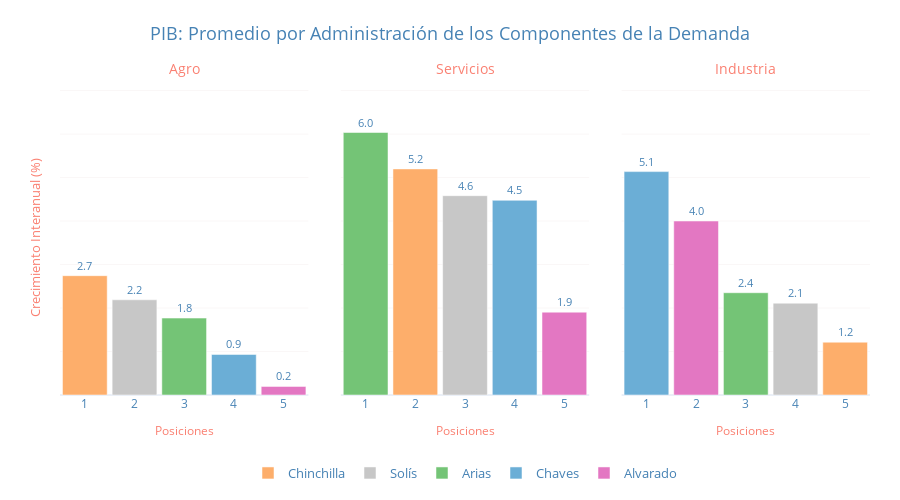

The cell this chart's notebook holds for it:
### Code cell
df = ob_pibv.oferta.get_sectores()
df.columns = df.columns.str.replace('_TC', '')
df.rename(columns={'Industria_Ampliada': 'Industria'}, inplace = True)
df = year_on_year_changes(df, q = 4)
df = tag_politics(df).drop(['President', 'Party', 'Term'], axis = 1)


components = ['Agro', 'Servicios', 'Industria']
means = df.groupby("Label")[components].mean()
to_remove = ["Calderón", "Pacheco", "Rodríguez", "Olsen"]
means = means.drop(index=to_remove, errors="ignore")
fig = plot_bar_subplots_by_administration(df = means, variables = components, colors = presidential_colors, title = "PIB: Promedio por Administración de los Componentes de la Demanda", y_title = "Crecimiento Interanual (%)")
fig.show()

g(means.loc[['Chaves', 'Alvarado', 'Solís', 'Chinchilla', 'Arias']])

### Figure 1 — Plotly figure (JSON) as saved in the notebook; plotly's stock layout.template omitted (floating-point values rounded to 4 significant figures)
{"data": [{"hovertemplate": "<b>Chinchilla</b><br>Agro: 2.74<br>Posición: 1<extra></extra>", "legendgroup": "Chinchilla", "marker": {"color": "#fdae6b"}, "name": "Chinchilla", "showlegend": true, "text": ["2.7"], "textfont": {"color": "steelblue", "size": 11}, "textposition": "outside", "type": "bar", "x": ["1"], "xaxis": "x", "y": [2.744], "yaxis": "y"}, {"hovertemplate": "<b>Solís</b><br>Agro: 2.19<br>Posición: 2<extra></extra>", "legendgroup": "Solís", "marker": {"color": "#c7c7c7"}, "name": "Solís", "showlegend": true, "text": ["2.2"], "textfont": {"color": "steelblue", "size": 11}, "textposition": "outside", "type": "bar", "x": ["2"], "xaxis": "x", "y": [2.19], "yaxis": "y"}, {"hovertemplate": "<b>Arias</b><br>Agro: 1.77<br>Posición: 3<extra></extra>", "legendgroup": "Arias", "marker": {"color": "#74c476"}, "name": "Arias", "showlegend": true, "text": ["1.8"], "textfont": {"color": "steelblue", "size": 11}, "textposition": "outside", "type": "bar", "x": ["3"], "xaxis": "x", "y": [1.769], "yaxis": "y"}, {"hovertemplate": "<b>Chaves</b><br>Agro: 0.93<br>Posición: 4<extra></extra>", "legendgroup": "Chaves", "marker": {"color": "#6baed6"}, "name": "Chaves", "showlegend": true, "text": ["0.9"], "textfont": {"color": "steelblue", "size": 11}, "textposition": "outside", "type": "bar", "x": ["4"], "xaxis": "x", "y": [0.9326], "yaxis": "y"}, {"hovertemplate": "<b>Alvarado</b><br>Agro: 0.20<br>Posición: 5<extra></extra>", "legendgroup": "Alvarado", "marker": {"color": "#e377c2"}, "name": "Alvarado", "showlegend": true, "text": ["0.2"], "textfont": {"color": "steelblue", "size": 11}, "textposition": "outside", "type": "bar", "x": ["5"], "xaxis": "x", "y": [0.1974], "yaxis": "y"}, {"hovertemplate": "<b>Arias</b><br>Servicios: 6.04<br>Posición: 1<extra></extra>", "legendgroup": "Arias", "marker": {"color": "#74c476"}, "name": "Arias", "showlegend": false, "text": ["6.0"], "textfont": {"color": "steelblue", "size": 11}, "textposition": "outside", "type": "bar", "x": ["1"], "xaxis": "x2", "y": [6.036], "yaxis": "y2"}, {"hovertemplate": "<b>Chinchilla</b><br>Servicios: 5.20<br>Posición: 2<extra></extra>", "legendgroup": "Chinchilla", "marker": {"color": "#fdae6b"}, "name": "Chinchilla", "showlegend": false, "text": ["5.2"], "textfont": {"color": "steelblue", "size": 11}, "textposition": "outside", "type": "bar", "x": ["2"], "xaxis": "x2", "y": [5.199], "yaxis": "y2"}, {"hovertemplate": "<b>Solís</b><br>Servicios: 4.58<br>Posición: 3<extra></extra>", "legendgroup": "Solís", "marker": {"color": "#c7c7c7"}, "name": "Solís", "showlegend": false, "text": ["4.6"], "textfont": {"color": "steelblue", "size": 11}, "textposition": "outside", "type": "bar", "x": ["3"], "xaxis": "x2", "y": [4.583], "yaxis": "y2"}, {"hovertemplate": "<b>Chaves</b><br>Servicios: 4.48<br>Posición: 4<extra></extra>", "legendgroup": "Chaves", "marker": {"color": "#6baed6"}, "name": "Chaves", "showlegend": false, "text": ["4.5"], "textfont": {"color": "steelblue", "size": 11}, "textposition": "outside", "type": "bar", "x": ["4"], "xaxis": "x2", "y": [4.477], "yaxis": "y2"}, {"hovertemplate": "<b>Alvarado</b><br>Servicios: 1.90<br>Posición: 5<extra></extra>", "legendgroup": "Alvarado", "marker": {"color": "#e377c2"}, "name": "Alvarado", "showlegend": false, "text": ["1.9"], "textfont": {"color": "steelblue", "size": 11}, "textposition": "outside", "type": "bar", "x": ["5"], "xaxis": "x2", "y": [1.905], "yaxis": "y2"}, {"hovertemplate": "<b>Chaves</b><br>Industria: 5.14<br>Posición: 1<extra></extra>", "legendgroup": "Chaves", "marker": {"color": "#6baed6"}, "name": "Chaves", "showlegend": false, "text": ["5.1"], "textfont": {"color": "steelblue", "size": 11}, "textposition": "outside", "type": "bar", "x": ["1"], "xaxis": "x3", "y": [5.137], "yaxis": "y3"}, {"hovertemplate": "<b>Alvarado</b><br>Industria: 4.00<br>Posición: 2<extra></extra>", "legendgroup": "Alvarado", "marker": {"color": "#e377c2"}, "name": "Alvarado", "showlegend": false, "text": ["4.0"], "textfont": {"color": "steelblue", "size": 11}, "textposition": "outside", "type": "bar", "x": ["2"], "xaxis": "x3", "y": [4.001], "yaxis": "y3"}, {"hovertemplate": "<b>Arias</b><br>Industria: 2.35<br>Posición: 3<extra></extra>", "legendgroup": "Arias", "marker": {"color": "#74c476"}, "name": "Arias", "showlegend": false, "text": ["2.4"], "textfont": {"color": "steelblue", "size": 11}, "textposition": "outside", "type": "bar", "x": ["3"], "xaxis": "x3", "y": [2.352], "yaxis": "y3"}, {"hovertemplate": "<b>Solís</b><br>Industria: 2.11<br>Posición: 4<extra></extra>", "legendgroup": "Solís", "marker": {"color": "#c7c7c7"}, "name": "Solís", "showlegend": false, "text": ["2.1"], "textfont": {"color": "steelblue", "size": 11}, "textposition": "outside", "type": "bar", "x": ["4"], "xaxis": "x3", "y": [2.112], "yaxis": "y3"}, {"hovertemplate": "<b>Chinchilla</b><br>Industria: 1.21<br>Posición: 5<extra></extra>", "legendgroup": "Chinchilla", "marker": {"color": "#fdae6b"}, "name": "Chinchilla", "showlegend": false, "text": ["1.2"], "textfont": {"color": "steelblue", "size": 11}, "textposition": "outside", "type": "bar", "x": ["5"], "xaxis": "x3", "y": [1.214], "yaxis": "y3"}], "layout": {"annotations": [{"font": {"color": "salmon", "size": 13.5}, "showarrow": false, "text": "Agro", "x": 0.1533, "xanchor": "center", "xref": "paper", "y": 1, "yanchor": "bottom", "yref": "paper"}, {"font": {"color": "salmon", "size": 13.5}, "showarrow": false, "text": "Servicios", "x": 0.5, "xanchor": "center", "xref": "paper", "y": 1, "yanchor": "bottom", "yref": "paper"}, {"font": {"color": "salmon", "size": 13.5}, "showarrow": false, "text": "Industria", "x": 0.8467, "xanchor": "center", "xref": "paper", "y": 1, "yanchor": "bottom", "yref": "paper"}], "bargap": 0.1, "height": 500, "legend": {"font": {"color": "steelblue", "size": 13}, "orientation": "h", "x": 0.5, "xanchor": "center", "y": -0.2, "yanchor": "top"}, "margin": {"b": 100, "l": 60, "r": 30, "t": 80}, "title": {"font": {"color": "steelblue", "size": 18}, "text": "PIB: Promedio por Administración de los Componentes de la Demanda", "x": 0.5, "xanchor": "center"}, "width": 900, "xaxis": {"anchor": "y", "domain": [0, 0.3067], "showticklabels": true, "tickangle": 0, "tickfont": {"color": "steelblue", "size": 12}, "title": {"font": {"color": "salmon", "size": 12}, "text": "Posiciones"}}, "xaxis2": {"anchor": "y2", "domain": [0.3467, 0.6533], "showticklabels": true, "tickangle": 0, "tickfont": {"color": "steelblue", "size": 12}, "title": {"font": {"color": "salmon", "size": 12}, "text": "Posiciones"}}, "xaxis3": {"anchor": "y3", "domain": [0.6933, 1], "showticklabels": true, "tickangle": 0, "tickfont": {"color": "steelblue", "size": 12}, "title": {"font": {"color": "salmon", "size": 12}, "text": "Posiciones"}}, "yaxis": {"anchor": "x", "domain": [0, 1], "gridcolor": "#FAF7F7", "range": [0, 7.244], "showgrid": true, "showticklabels": false, "title": {"font": {"color": "salmon", "size": 13}, "text": "Crecimiento Interanual (%)"}}, "yaxis2": {"anchor": "x2", "domain": [0, 1], "gridcolor": "#FAF7F7", "range": [0, 7.244], "showgrid": true, "showticklabels": false, "title": {"font": {"color": "salmon", "size": 13}}}, "yaxis3": {"anchor": "x3", "domain": [0, 1], "gridcolor": "#FAF7F7", "range": [0, 7.244], "showgrid": true, "showticklabels": false, "title": {"font": {"color": "salmon", "size": 13}}}}}
